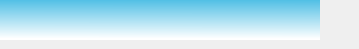
   <widget class="QWidget" name="page_3">
    <widget class="QLabel" name="lblAP_Logo1_8">
     <property name="geometry">
      <rect>
       <x>0</x>
       <y>0</y>
       <width>50</width>
       <height>40</height>
      </rect>
     </property>
     <property name="styleSheet">
      <string notr="true">border-image: url(:/rsc/images/NagalandGovtLogo.png);</string>
     </property>
     <property name="text">
      <string/>
     </property>
     <property name="pixmap">
      <pixmap>:/rsc/images/uk_logo.png</pixmap>
     </property>
     <property name="scaledContents">
      <bool>true</bool>
     </property>
    </widget>
    <widget class="QLabel" name="lblAadhaarLogo1_8">
     <property name="geometry">
      <rect>
       <x>330</x>
       <y>0</y>
       <width>20</width>
       <height>40</height>
      </rect>
     </property>
     <property name="text">
      <string/>
     </property>
     <property name="scaledContents">
      <bool>true</bool>
     </property>
    </widget>
    <widget class="QLabel" name="label_5">
     <property name="geometry">
      <rect>
       <x>0</x>
       <y>0</y>
       <width>320</width>
       <height>40</height>
      </rect>
     </property>
     <property name="font">
      <font>
       <pointsize>26</pointsize>
       <weight>75</weight>
       <bold>true</bold>
      </font>
     </property>
     <property name="styleSheet">
      <string notr="true">background-color: qlineargradient(spread:pad, x1:0.97005, y1:0, x2:0.960199, y2:0.972, stop:0 rgba(80, 191, 229, 255), stop:1 rgba(255, 255, 255, 255));</string>
     </property>
     <property name="text">
      <string/>
     </property>
     <property name="alignment">
      <set>Qt::AlignCenter</set>
     </property>
    </widget>
    <zorder>label_5</zorder>
    <zorder>lblAP_Logo1_8</zorder>
    <zorder>lblAadhaarLogo1_8</zorder>
   </widget>
